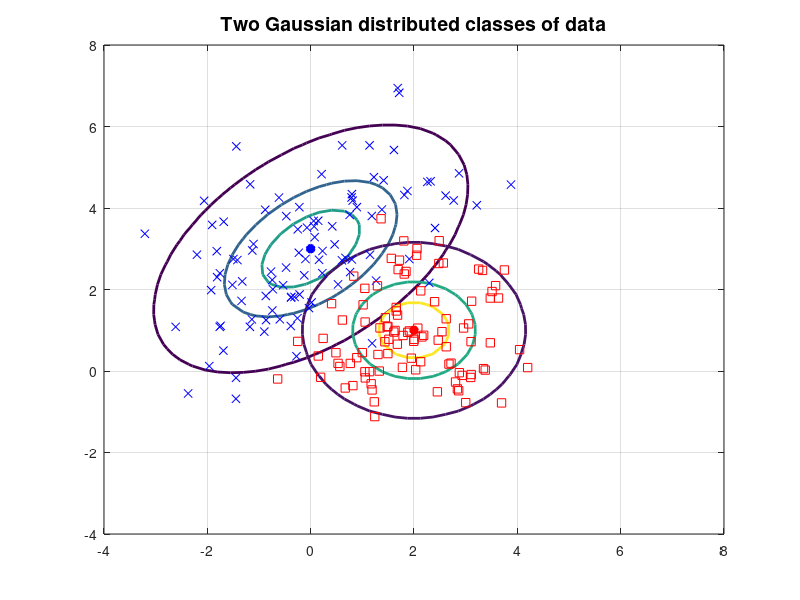

Recreate this plot in MATLAB. (Note: this script raises an error after producing the figure.)
clear all; close all; clc;
%--------------------------------------------------------------------------
% ASSIGNMENT    % Student: Nadezhda Gracheva      email: ng5n15  
%                      ID: 28919718
%                          System, control and signal prcessing
%--------------------------------------------------------------------------
%% Part 1.  Neural Network Approximation

m1=[0 3]'; m2=[2 1]';                            % Distinct means
C1=[2 1; 1 2]; C2=[1 0; 0 1];                    % Distinct covariances
         
numGrid = 50;
xRange = linspace(-4.0, 8.0, numGrid);   
yRange = linspace(-4.0, 8.0, numGrid);
P1 = zeros(numGrid, numGrid);                   % control of the memory used
P2 = P1;
for i=1:numGrid
  for j=1:numGrid
  x = [yRange(j) xRange(i)]';
  P1(i,j) = mvnpdf(x', m1', C1);                 %Create data matrixes
  P2(i,j) = mvnpdf(x', m2', C2);
  end
end
%______Plotting data_________ 
P1max = max(max(P1));
P2max = max(max(P2));
 figure(1);
contour(xRange,yRange, P1,[0.1*P1max 0.5*P1max 0.8*P1max],'LineWidth',2);
hold on
plot(m1(1), m1(2), 'b*','LineWidth',4);
contour(xRange,yRange, P2, [0.1*P2max 0.5*P2max 0.8*P2max],'LineWidth',2);
plot(m2(1), m2(2), 'r*','LineWidth',4);
title('Two Gaussian distributed classes of data','FontSize', 14);
%______ Plotting a particular  number of samples______ 
N = 100;                                       % N - is a number of samples
X1 = mvnrnd(m1, C1, N);
X2 = mvnrnd(m2, C2, N);
plot(X1(:,1),X1(:,2),'bx', X2(:,1),X2(:,2),'rs');grid on
%______Plotting a decision boundry for posterior probability = 0.5 ____
labels=[ones(100,1);-1*ones(100,1)];                %Lable our classes
minvalue=min(min([X1 X2]));                         % calculate min and max values to build coordinates
maxvalue=max(max([X1 X2]));
[xx1, xx2]=meshgrid(minvalue:.1:maxvalue,minvalue:.1:maxvalue);   % creat coordinates
pointspace=[xx1(:) xx2(:)];                                       % all the points of our coordinates

naive=NaiveBayes.fit([X1;X2],labels);               % Builds a naive bayes classifier

P = posterior(naive,pointspace);
graphsize=size(xx1);
probpoints=[pointspace P(:,1)];                     % Probability changes while moving along the grid 

 figure(2);
surf(xx1,xx2,reshape(probpoints(:,3),graphsize))    % 3D postetior prob (the other method)
  figure(3);
[rowProb,~]=size(probpoints);
for i =1: rowProb
    if probpoints(i,3) < 0.5
        hold on
        plot(probpoints(i,1),probpoints(i,2),'cx')   %colours he part which probobility is lower than a half
    else 
        hold on
        plot(probpoints(i,1),probpoints(i,2),'yo')
    end
end

hold on;
plot(X1(:,1),X1(:,2),'ko');           % put samples and boundry for the posterior prob together
hold on;
plot(X2(:,1),X2(:,2),'mx');
     title('The decision boundary for P[w1|x]=0.5','FontSize', 18);
%
%_____ Plotting the 3D posterior probability for each class___________
PP1=P1./(P1+P2); 
PP2=P2./(P1+P2);
   figure(4)
mesh(xRange,yRange,PP1);           % 3D posterior probability for the first class
title('3D graph of the posterior porbability of the first class','FontSize', 18);
   figure(5)
mesh(xRange,yRange,PP2);          % 3D posterior probability for second class
hold on;
plot(X1(:,1),X1(:,2),'ko');           % put samples and boundry for the posterior prob together
hold on;
plot(X2(:,1),X2(:,2),'mx');
title('3D graph of the posterior porbability of the second class','FontSize', 18);

% A feedforward neural network
   
   x=[X1;X2]';                             % prepare data for training
   t=[ones(N,1); -1*ones(N,1)]';           % lable data for training
   tic
net = feedforwardnet(10);                                    
net = train(net, x, t);                         
output = net(x);
%view(net)
   toc
perf=perform(net,t',output);               % 
  [~,n2]=size(output);
  
  X11 = mvnrnd(m1, C1, N);
X22 = mvnrnd(m2, C2, N);
 xts=[X11;X22]';
 output = net(xts);
  figure(6)
  for i=1:n2
      if output(:,i)>0
          hold on
          plot(x(1,i),x(2,i),'cx')
      else
          hold on
          plot(x(1,i),x(2,i),'bo')
      end
  end
  
 
% generate a grid
span = -4:.05:8;
[P1,P2] = meshgrid(span,span);                 %%!!!!! Try to play with shifting classes farer from each other to show the clear boundary
pp = [P1(:) P2(:)]';
% simulate neural network on a grid
aa = net(pp);
% translate output into [-1,1]
%aa = -1 + 2*(aa>0);
% plot classification regions
  figure(6)
mesh(P1,P2,reshape(aa,length(span),length(span))-5);
colormap jet

hold on;
 plot(X1(:,1),X1(:,2),'bd');           %Samples of data to compare with boundary
 hold on;
 plot(X2(:,1),X2(:,2),'m*');
 title('Neural network desicion contour ','FontSize', 15);
%% Part 2.     Time Series Prediction

% input arguments
a        = 0.2;     % value for a in eq (1)
b        = 0.1;     % value for b in eq (1)
tau      = 17;		% delay constant in eq (1)
x0       = 1.2;		% initial condition: x(t=0)=x0
deltat   = 1;	    % time step size (which coincides with the integration step)
sample_n = 2000;	% total no. of samples, excluding the given initial condition
interval = 1;	    % output is printed at every 'interval' time steps

% x_t : x at instant t , i.e. x(t) (current value of x)
% x_t_minus_tau : x at instant (t-tau) , i.e. x(t-tau)
% x_t_plus_deltat : x at instant (t+deltat), i.e. x(t+deltat) (next value of x)
% X : the (sample_n+1)-dimensional vector containing x0 plus all other computed values of x
% T : the (sample_n+1)-dimensional vector containing time samples
% x_history : a circular vector storing all computed samples within x(t-tau) and x(t)
% ___________________________________________________________________________
% Main algorithm
time = 0;
index = 1;
history_length = floor(tau/deltat);
x_history = zeros(history_length, 1); % here we assume x(t)=0 for -tau <= t < 0
x_t = x0;

X = zeros(sample_n+1, 1); % vector of all generated x samples
T = zeros(sample_n+1, 1); % vector of time samples

for i = 1:sample_n+1
    X(i) = x_t;
    if (mod(i-1, interval) == 0)
%         disp(sprintf('%4d %f', (i-1)/interval, x_t));
    end
    if tau == 0
        x_t_minus_tau = 0.0;
    else
        x_t_minus_tau = x_history(index);
    end

    x_t_plus_deltat = mackeyglass_rk4(x_t, x_t_minus_tau, deltat, a, b);

    if (tau ~= 0)
        x_history(index) = x_t_plus_deltat;
        index = mod(index, history_length)+1;
    end
    time = time + deltat;
    T(i) = time;
    x_t = x_t_plus_deltat;
end


figure(7)
plot(T, X);
set(gca,'xlim',[0, T(end)]);
xlabel('t');
ylabel('x(t)');
title(sprintf('A Mackey-Glass time serie (tau=%d)', tau));
 % Design training set and train weights
Ntr=1500;             % number of training samples
p=20;
A=zeros(Ntr-p+1,p);   % A - design matrix

for i=1:p
    for j = 1: Ntr-p+1
       A(j,i)=X(j+(i-1));          % Every row is a time shifted version of a previous one
    end 
end
f=zeros(Ntr-p+1,1);
for i =1:Ntr-p+1
      f(i)=X(p+i);                 % target
end
w = inv(A'*A)*A'*f;
w=A\f;                             % train weights                        
 pred_tr=A*w;                      % prediction on training data;
% Plotting results__________
 figure(8),
 Ttr=zeros(Ntr-p+1,1);      
 for i=1:Ntr-p+1
      Ttr(i)=T(i+p);       % time for training data
 end
plot( Ttr,f,'c',Ttr,pred_tr, 'r', 'LineWidth', 2),
figure
plot(f,pred_tr, 'r.', 'LineWidth', 2),
grid on
xlabel('True values', 'FontSize', 14)
ylabel('Prediction', 'FontSize', 14)
title('Linear Regression: tarining data ', 'FontSize', 14)
Etr=mean(A*w-f).^2;
%---------------------------------------------------------------------
%%Design a test set                                      
Xts=zeros(500,1);                         %Prepare test data
for i=1:500 
        Xts(i)=X(Ntr+i);
end
[nr,~]=size(Xts);                  % size of the test data matrix
Ats=zeros(nr-p+1,p);                % create a design matrix for the test data
for i=1:p
    for j = 1:500-19
       Ats(j,i)=Xts(j+(i-1));         % Every row is a time shifted version of a previous one
    end 
end
Xts=zeros(501,1);                         %Prepare test data
for i=1:501 
        Xts(i)=X(Ntr+i);
end
fts=zeros(nr-p+1,1);
for i =1:nr-p+1
      fts(i)=Xts(p+i);                         % test target
      fts_v(i)=Xts(p+i-1);
end    
fts_v=fts_v';
pred_ts=Ats*w;                      % prediction on test data;
% Plotting__________
Tts=zeros(nr-p+1,1);      
 for i=1:nr-p+1
      Tts(i)=T(i+p);       % time for training data
 end
 figure(9),
plot( fts,pred_ts, 'r', 'LineWidth', 2),
grid on
xlabel('True test values', 'FontSize', 14)
ylabel('Prediction on test data', 'FontSize', 14)
title('Linear Regression:test data ', 'FontSize', 18)
figure
plot( 1:481,pred_ts,'r',1:481,X(1521:2001),'b'),
Etest=mean(Ats*w-fts).^2;
% A feedforward neural network and its performance on one step ahead prediction.

 tic
net = feedforwardnet(10);        % ��� �� ��������� ���� ������� ������ ����� ���� � ������� ������������ ����� � ��������                           
net = train(net,A',f');             % net = feedforwardnet([40 40 40 40 40]);  �������� ���. ����� ��������� ����� ����� ���� ��� ����������.           
output = net(A');

view(net)
   toc
perf_series=perform(net,f',output);               % 
    figure(10)
 plot(T, X);
 hold on
 Tts=zeros(nr-p+1,1);      
 for i=1:nr-p+1
      Tts(i)=T(i+p);       % time for training data
 end
 
                            
 output2=net(Ats');            %Nn for test data 
 output2=output2';
 Err_nn_ts=mean(output2-fts).^2;
hold on 
 figure(100)
 plot(1:2001, X(1:2001),'r');
 hold on
 plot(21:1501, output,'c',1521:2001,output2,'b');
 xlabel('time (steps)')
ylabel('Function values')
title('Neural Network performance on one step ahead prediction.','FontSize',18)
% Free running mode.

 
 Ats1=Ats(1,:); % first row of matrix to predict the first row
    output_series_test=zeros(481,1);
 for i=1:481                          
      output_series_test(i)=net(Ats1');            % for test data 
      for n=1:19
          Ats1(n)=Ats1(n+1);
          Ats1(20)=output_series_test(i);
      end
 end
 Err_Free_running=mean(output_series_test-fts).^2
 
 figure(12)
 plot( Tts,fts,'*c',Tts,output_series_test, 'r'),
legend('testing samples','oscillations','Location','northwest')
title('Neural network output in a free running mode.','FontSize',18)

% Financial time series  

x=1:1008;                  %time step;
xtr=20:700;
Xts=701:1000;
%--------------------------------Prepare parameters---------------------
fin_data = xlsread('table.csv');    % Reading the data from an excel file.
[fin_data,txt,raw] = xlsread('table.csv');
volume_financial=fin_data(:,5); 
    close_pr=fin_data(:,4);                  % fourth column - 'close', will be used for formulating a neural net work
for n=1:1008
    close_data(n)=close_pr(1008-n+1);
end
vol_data=zeros(1008,1);
for n=1:1008 
    vol_data(n)=volume_financial(1008-n+1);    %invert the order so that it goes according to time
end

close_pr_train=close_data(1:700);  
close_pr_test=close_data(701:1001);

target_tr=close_data(21:701);
target_test=close_data(721:1001);

vol_data_train=vol_data(21:701)';
vol_data_test=vol_data(721:1001)';



figure(13)
plot(close_data,'c');
title('Financial time series.Close','FontSize',14);

% predictor.
Nf=1008;
Ntrf=700;             % number of training samples
p=20;
Af=zeros(Ntrf-p+1,p);   % A - design matrix

for i=1:p
    for j = 1: Ntrf-p+1
       Af(j,i)=close_data(j+(i-1));          % Every row is a time shifted version of a previous one
    end 
end
ff=zeros(Ntrf-p+1,1);
for i =1:Ntrf-p+1
      ff(i)=close_data(p+i);                 % target
end

% Design a test set                                      
Xtsf=zeros(300,1);                         %Prepare test data
for i=1:300 
        Xtsf(i)=close_data(Ntrf+i);
end
[nr,nc]=size(Xtsf);                  % size of the test data matrix
Atsf=zeros(nr-p+1,p);                % create a design matrix for the test data
for i=1:p
    for j = 1:300-19
       Atsf(j,i)=Xtsf(j+(i-1));         % Every row is a time shifted version of a previous one
    end 
end

ftsf=zeros(nr-p+1,1);
for i =1:nr-p+1
      ftsf(i)=Xtsf(p+i-1);                         % test target
end            
 tic 
net = feedforwardnet(15);                              
net = train(net,Af',ff');                       
output = net(Af');
%view(net)
   toc
   perf_series(i)=perform(net,ff(1)',output);               
    figure(14)
 plot(x,close_data);
 hold on
 plot(xtr,output,'c','LineWidth', 2);
   output2=net(Atsf');            % for test data      
 output2=output2';
 Err_close_finan=mean(output2-ftsf).^2
 figure(15);
 plot(ftsf,'g')
 hold on
 plot(output2, 'r.')
title('Financial time series prediction on 300 test data samples','FontSize',14);
%--------------------------------------------------------------------------
% Using volume to check wether additional information helps to make
% prediction better 
volume_finantial=fin_data(:,5); %reading volume from the data matrix
vol_data=zeros(1008,1);
for n=1:1008 
    vol_data(n)=volume_finantial(1008-n+1);    %invert the order so that it goes according to time
end

% predictor.
A_close_volume=zeros(Ntrf-p+1,2*p);   % A - design matrix with close and volume values

for i=1:2:2*p 
    for n=1:p
        for j = 1: Ntrf-p+1
       A_close_volume(j,i)=close_data(j+(n-1));        % design of a matrix which contains A(x(n-1),v(n-1),...)
       A_close_volume(j,i+1)=vol_data(j+(n-1));       % Every row is a time shifted version of a previous one
        end 
    end
end

% Design a test set                                      
                 % size of the test data matrix
vol_data_test=zeros(300,1);                         %Prepare test data
for i=1:300 
        vol_data_test(i)=vol_data(Ntrf+i);
end
vol_data_ts=vol_data_test(1:281);
Ats_close_volume=zeros(nr-p+1,2*p);                 % create a design matrix for the test data
for i=1:2:2*p
     for n=1:p
         for j = 1:281
       Ats_close_volume(j,i)=Xtsf(j+(n-1));         % Every row is a time shifted version of a previous one
       Ats_close_volume(j,i+1)=vol_data_test(j+(n-1));   % design a test matrix which contains A(x(n-1),v(n-1),...)
         end 
     end
end
         

net = feedforwardnet(15);                              
net = train(net,A_close_volume',ff');                       
output_c_v = net(A_close_volume');
%view(net)%
%perf_series(i)=perform(net,ff(1)',output);               
    figure(16)
 plot(x,close_data);
 hold on
 plot(xtr,output_c_v,'c','LineWidth', 2);
   output_c_v_ts=net(Ats_close_volume');            % for test data      
 output_c_v_ts=output_c_v_ts';
 Error_c_v_ts=mean(output_c_v_ts-ftsf).^2
 figure(17);
 plot(ftsf,'g')
 hold on
 plot(output_c_v_ts, 'r.')
title('Financial time series prediction on test data samples(300) considering "volume" input','FontSize',14);






